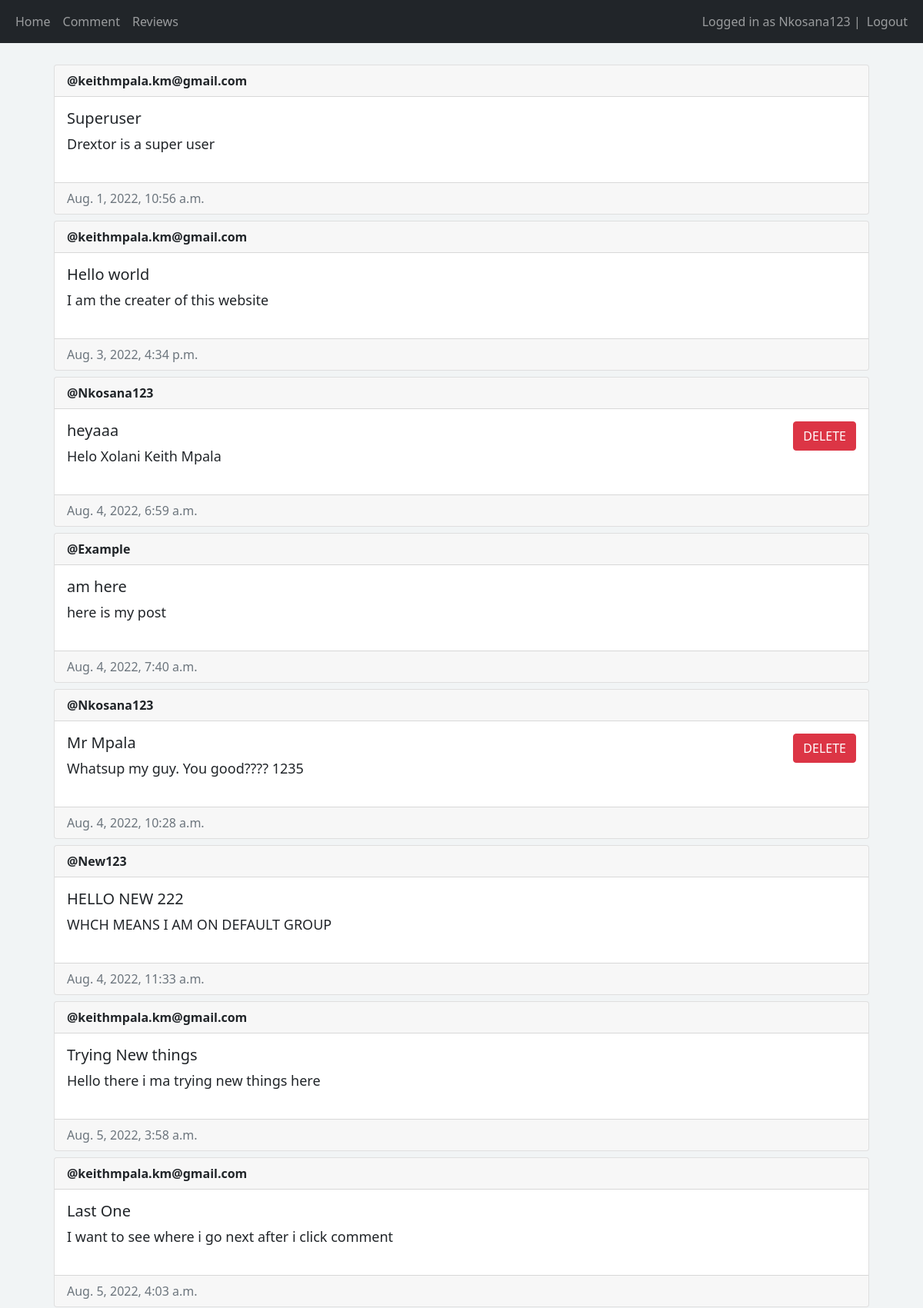
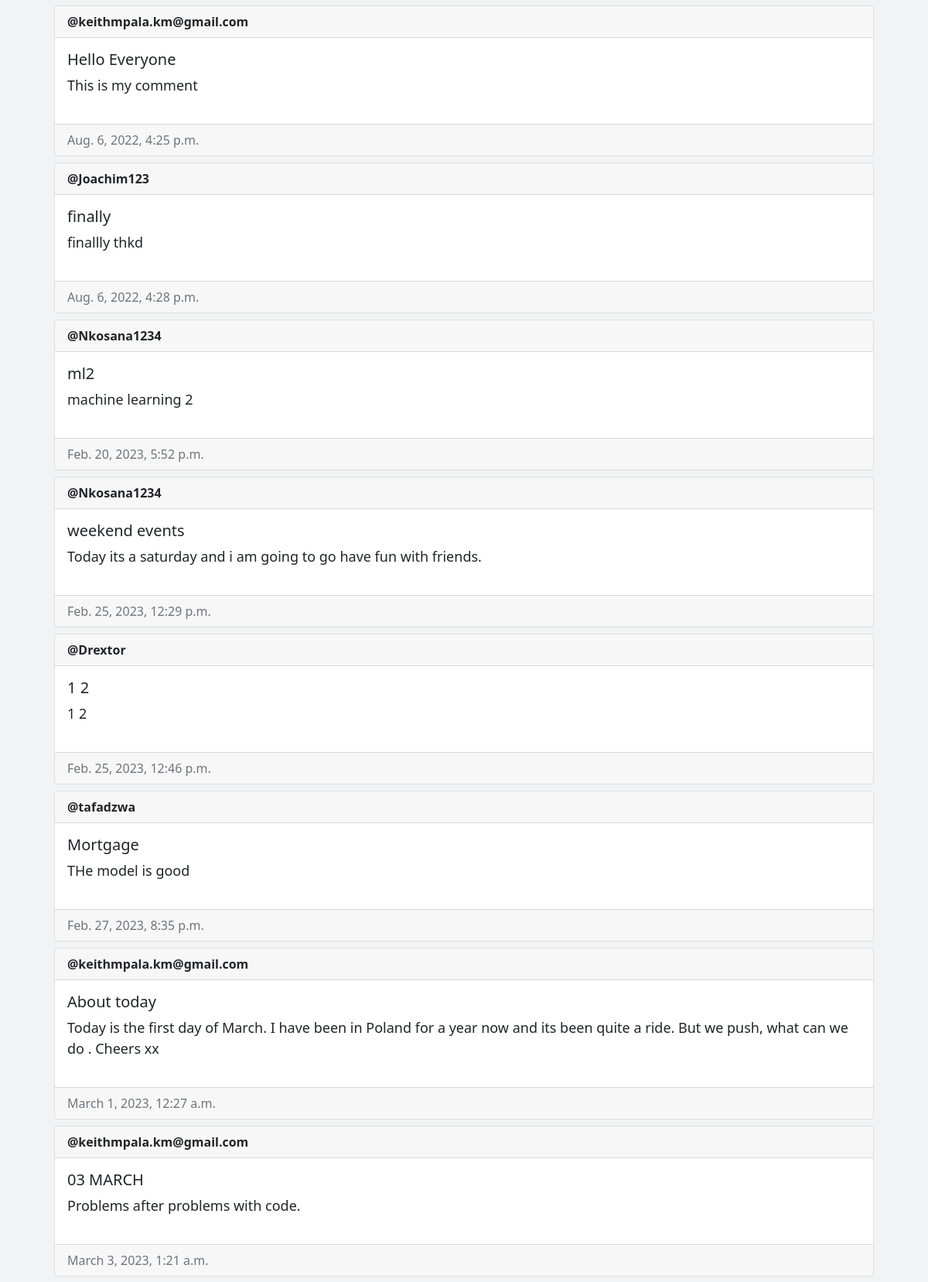
Screenshot of /reviews (signed in, upper part) with the database file from the repository (2 pictures, top to bottom).
### authentication/models.py (models this page shows, shortened)
class Comment(models.Model):
    author = models.ForeignKey(User, on_delete=models.CASCADE) # if user being referenced to is deleted, the post will be deleted as well
    title = models.CharField(max_length=200)
    description = models.TextField()
    created_at = models.DateTimeField(auto_now_add=True)
    updated_at = models.DateTimeField(auto_now=True)

### authentication/views.py (the view)
# urls.py: path('reviews', views.reviews, name="reviews"),
def reviews(request):
    comments = Comment.objects.all()  # this gives all the comments that we have
    if request.method == "POST":
        comment_id = request.POST.get("comment_id")
        Comment.objects.filter(id=comment_id).delete()
        user_id = request.POST.get("user_id")
        user = User.objects.filter(id=user_id).first()
        Group.objects.get(name='default').user_set.remove(user)
    return render(request, "authentication/reviews.html", {"comments": comments})

### authentication/templates/authentication/reviews.html (shortened to what this page needs)
{% extends 'authentication/base.html' %}
{% load crispy_forms_tags %}
{% block content %}
{% for comment in comments %}
<div class="card mt-2">
    <div class="card-header"> <strong>@{{ comment.author.username }}</strong> </div>
    <div class="card-body d-flex flex-row justify-content-between">
        <div>
            <h5 class="card-title">{{ comment.title }}</h5>
            <p>{{comment.description}}</p>
        </div>
        <div>
            {% if user == comment.author or user.is_staff %}
            <form method="post">
                <button type="submit" class="btn btn-danger" name="comment_id" value="{{comment.id}}">DELETE</button>
            </form>
            {% endif %}
        </div>
    </div>
    <div class="card-footer text-muted">{{comment.created_at}}</div>
</div>
{% empty %}
<p>No post yet :( </p>
{% endfor %}
{% endblock %}

### authentication/templates/authentication/base.html (shortened to what this page needs)
<!DOCTYPE html>
<html lang="en">
<head>
    <link
    href="https://cdn.jsdelivr.net/npm/bootstrap@5.1.3/dist/css/bootstrap.min.css"
    rel="stylesheet"
>
    <link rel="stylesheet" href="https://cdnjs.cloudflare.com/ajax/libs/font-awesome/5.15.4/css/all.min.css"
 />
    <link rel="stylesheet" href="https://cdnjs.cloudflare.com/ajax/libs/font-awesome/5.15.4/css/all.min.css" />
    {% load static %}
    <link rel="stylesheet" href="{% static 'css/style.css' %}">
</head>
<body class="background-div" >
    <nav class="navbar navbar-expand-lg navbar-dark bg-dark">
        <div class="container-fluid">
            <div>
                <ul class="navbar-nav">
                    <li class="nav-item">
                        <a class="nav-link" href="/home">Home</a>
                    </li>
                    <li class="nav-item">
                        <a class="nav-link" href="/create-comment">Comment</a>
                    </li>
                    <li class="nav-item">
                        <a class="nav-link" href="/reviews">Reviews</a>
                    </li>
                </ul>
            </div>
            <div>
                <ul class="navbar-nav">
                    {% if user.is_superuser %}
                    <span class="navbar-text">Website owner is Logged in as Keith Mpala | </span>
                    <li class="nav-item">
                        <a class="nav-link" href="/logout">Logout</a>
                    </li>
                    {% elif user.is_authenticated %}
                    <span class="navbar-text"> Logged in as {{user.username}} | </span>
                    <li class="nav-item">
                        <a class="nav-link" href="/logout">Logout</a>
                    </li>
                    {% else %}
                    <li class="nav-item">
                        <a class="nav-link" href="/login">Login</a>
                    </li>
                    {% endif %}
                </ul>
            </div>
        </div>
    </nav>
    <div class="container">{% block content %} {% endblock %}</div>
</body>
</html>

### authentication/static/css/style.css (style rules this page uses)
.background-div { background-color: rgb(241, 244, 245); }
.container { max-width: 1100px; margin: 0 auto; padding: 20px; }
p { font-size: 18px; line-height: 1.5; margin-bottom: 20px; }

### rows the page displays
Comment: author.username "keithmpala.km@gmail.com", title "Superuser", description "Drextor is a super user", created_at "Aug. 1, 2022, 10:56 a.m."
Comment: author.username "keithmpala.km@gmail.com", title "Hello world", description "I am the creater of this website", created_at "Aug. 3, 2022, 4:34 p.m."
Comment: author.username "Nkosana123", title "heyaaa", description "Helo Xolani Keith Mpala", {{ comment.id }} 17 (drawn), created_at "Aug. 4, 2022, 6:59 a.m."
Comment: author.username "Example", title "am here", description "here is my post", created_at "Aug. 4, 2022, 7:40 a.m."
Comment: author.username "Nkosana123", title "Mr Mpala", description "Whatsup my guy. You good???? 1235", {{ comment.id }} 24 (drawn), created_at "Aug. 4, 2022, 10:28 a.m."
Comment: author.username "New123", title "HELLO NEW 222", description "WHCH MEANS I AM ON DEFAULT GROUP", created_at "Aug. 4, 2022, 11:33 a.m."
Comment: author.username "keithmpala.km@gmail.com", title "Trying New things", description "Hello there i ma trying new things here", created_at "Aug. 5, 2022, 3:58 a.m."
Comment: author.username "keithmpala.km@gmail.com", title "Last One", description "I want to see where i go next after i click comment", created_at "Aug. 5, 2022, 4:03 a.m."
Comment: author.username "keithmpala.km@gmail.com", title "Hello Everyone", description "This is my comment", created_at "Aug. 6, 2022, 4:25 p.m."
Comment: author.username "Joachim123", title "finally", description "finallly thkd", created_at "Aug. 6, 2022, 4:28 p.m."
Comment: author.username "Nkosana1234", title "ml2", description "machine learning 2", created_at "Feb. 20, 2023, 5:52 p.m."
Comment: author.username "Nkosana1234", title "weekend events", description "Today its a saturday and i am going to go have fun with friends.", created_at "Feb. 25, 2023, 12:29 p.m."
Comment: author.username "Drextor", title "1 2", description "1 2", created_at "Feb. 25, 2023, 12:46 p.m."
Comment: author.username "tafadzwa", title "Mortgage", description "THe model is good", created_at "Feb. 27, 2023, 8:35 p.m."
Comment: author.username "keithmpala.km@gmail.com", title "About today", description "Today is the first day of March. I have been in Poland for a year now and its been quite a ride. But we push, what can we do . Cheers xx", created_at "March 1, 2023, 12:27 a.m."
Comment: author.username "keithmpala.km@gmail.com", title "03 MARCH", description "Problems after problems with code.", created_at "March 3, 2023, 1:21 a.m."

### other values shown
{{ user.username }} "Nkosana123"
